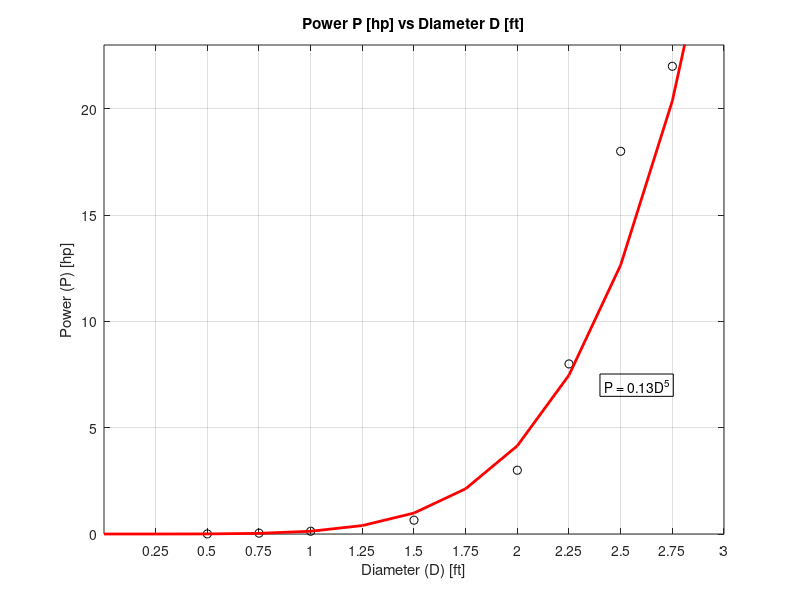

Recreate this plot in MATLAB.
%{
Name: Gia Dao
ENGR 1250_003
Date: 4/18/2020

Problem Statement: Create a proper plot of the power P 
of a turbine versus the diameter D of the impeller
using the following data.

Variables: 
d: diameter of the impeller [ft]
P: Power of the turbine [hp]
m: variable d raises to the power of m (power equation)
b: constant coefficient
%}
clear
clc
close all

%plot the data
figure('color','w');
d = [0.5 0.75 1 1.5 2 2.25 2.5 2.75];
P = [0.004 0.04 0.13 0.65 3 8 18 22];
plot(d,P,'o k');
grid on
xlabel('Diameter (D) [ft]');
ylabel('Power (P) [hp]');
title('Power P [hp] vs Diameter D [ft]');
set(gca,'Xtick',0.25:0.25:3);
axis([0 3 0 23]);
%generate the trendline for data
c = polyfit(log10(d),log10(P),1);
m = c(1);
b = 10^(c(2));
%values of x_pd are equivalent to d (set on x-axis)
x_pd = [0 : 0.25 : 3];
%calculate the power using power equation
y_pd = b * (x_pd.^m);
hold on
plot(x_pd,y_pd,'-r','LineWidth',2);
%print out the equation for graph
TE = sprintf('P = %.2fD^{%0.0f}',b,m);
text(2.42,7,TE,'EdgeColor','k');


